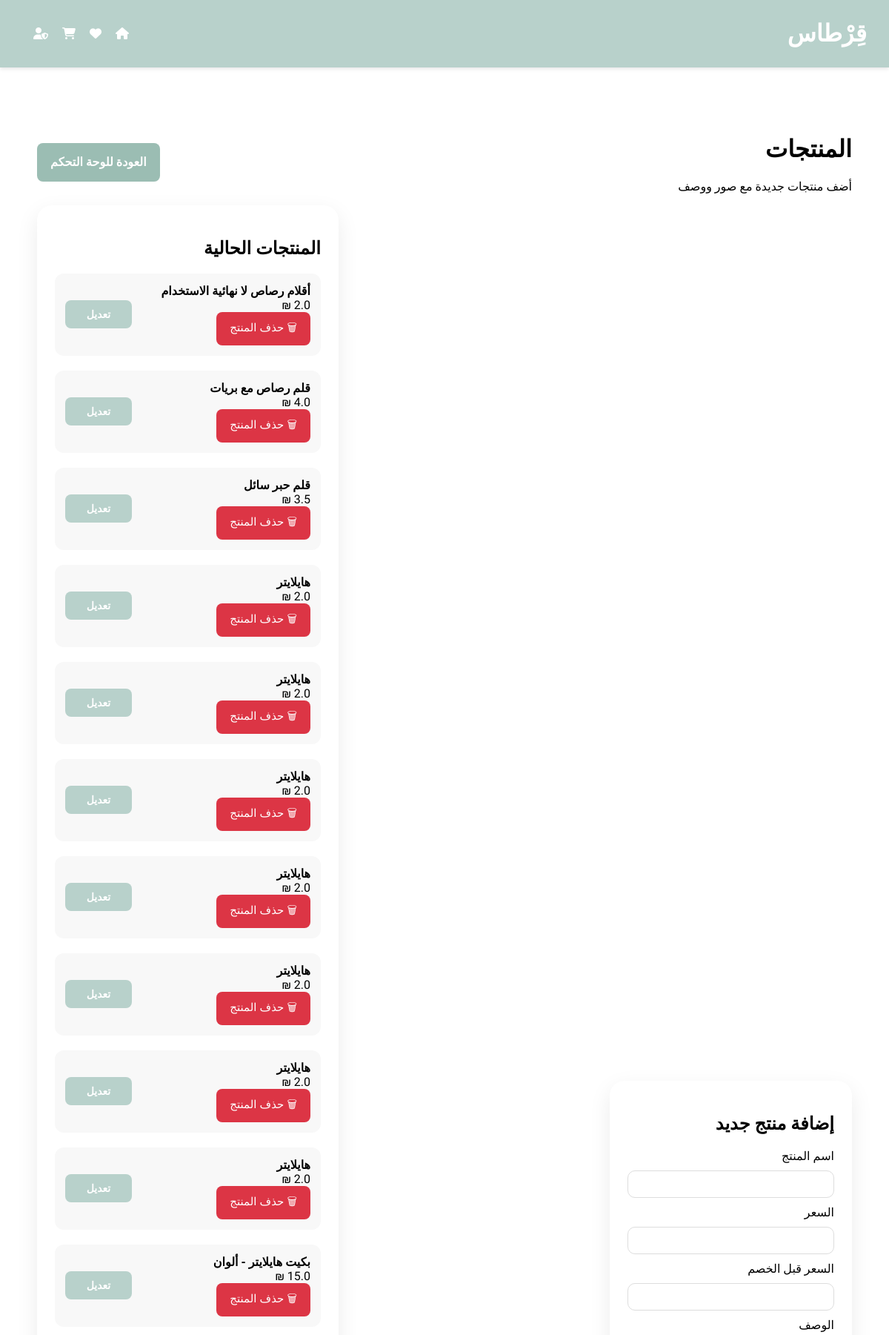
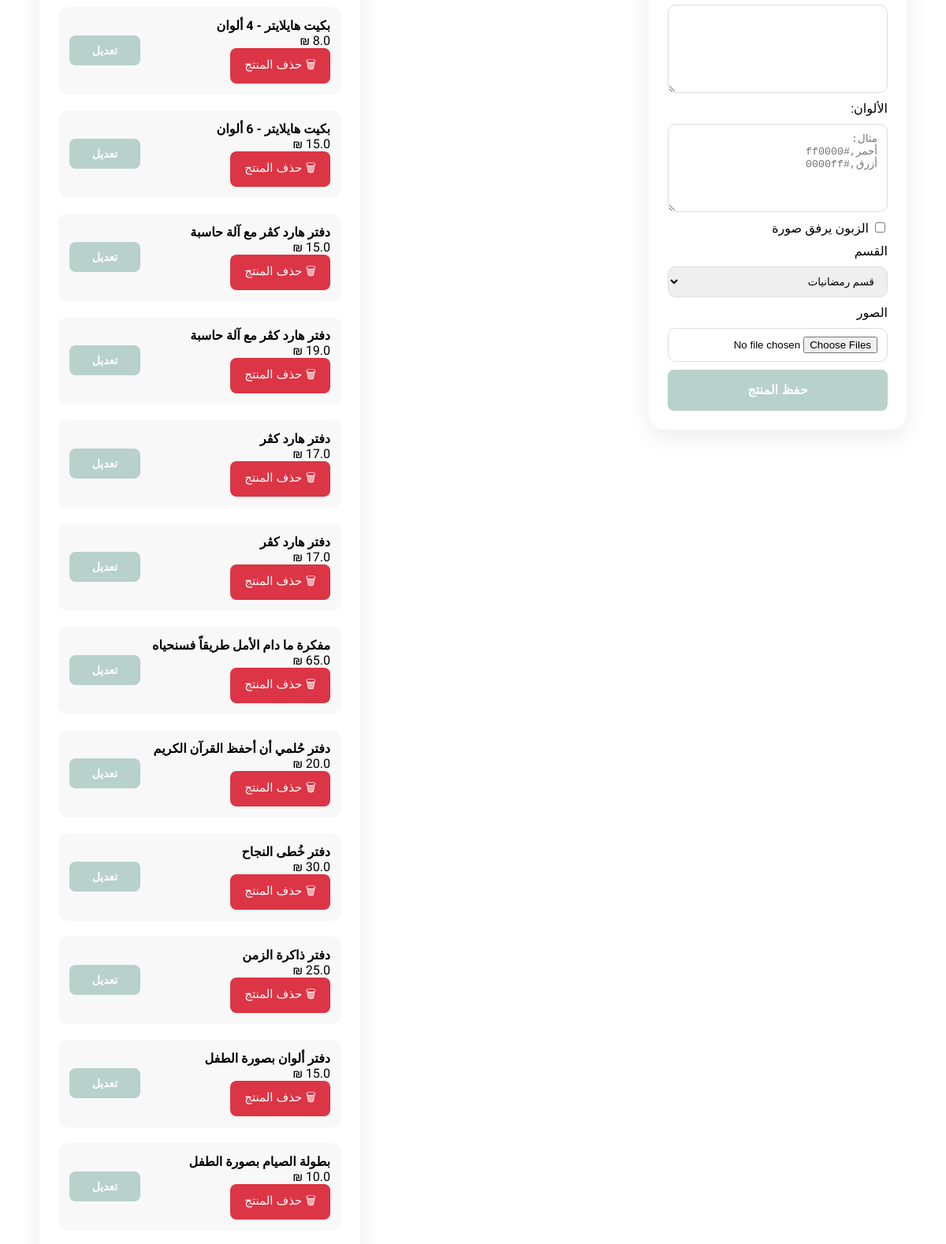
Screenshot of /admin/products (signed in, upper part) with the database file from the repository (2 pictures, top to bottom).
### tables this page shows
CREATE TABLE products (
            product_id INTEGER PRIMARY KEY,
            name TEXT NOT NULL,
            price REAL NOT NULL,
            original_price REAL,
            description TEXT,
            category TEXT DEFAULT 'general',
            images TEXT,
            colors TEXT,
            status TEXT DEFAULT 'active'
        , requires_attachment INTEGER DEFAULT 0);

### app.py (the view, shortened to what this page needs)
@app.route('/admin/products', methods=['GET', 'POST'])
@login_required
def admin_products():
    conn = get_db()
    products = conn.execute('SELECT * FROM products ORDER BY product_id DESC').fetchall()
    conn.close()
    return render_template('admin_products.html', products=products)

### app.py (called while the page is built)
def get_db():
    conn = sqlite3.connect(app.config["DB_PATH"])
    conn.row_factory = sqlite3.Row
    return conn

def login_required(view_func):
    @wraps(view_func)
    def wrapped(*args, **kwargs):
        if not session.get('admin_logged_in'):
            return redirect(url_for('admin_login'))
        return view_func(*args, **kwargs)
    return wrapped

### templates/admin_products.html (shortened to what this page needs)
{% extends "base.html" %}
{% block content %}
<div class="admin-shell">
  <div class="admin-topbar">
    <div>
      <h1>المنتجات</h1>
      <p>أضف منتجات جديدة مع صور ووصف</p>
    </div>
    <a href="{{ url_for('admin_dashboard') }}" class="btn secondary">
      العودة للوحة التحكم
    </a>
  </div>
  <div class="admin-grid">
    <div class="admin-card">
      <h2>إضافة منتج جديد</h2>
      <form method="post" enctype="multipart/form-data" class="admin-form">
        <label>اسم المنتج</label>
        <input type="text" name="name" required>
        <label>السعر</label>
        <input type="number" step="0.01" name="price" required>
        <label>السعر قبل الخصم</label>
        <input type="number" step="0.01" name="original_price">
        <label>الوصف</label>
        <textarea name="description"></textarea>
        <label>الألوان:</label>
        <textarea name="colors" rows="4"
        placeholder="مثال:
أحمر,#ff0000
أزرق,#0000ff"></textarea>
        <label>
          <input type="checkbox" name="requires_attachment">
          الزبون يرفق صورة
        </label>
        <label>القسم</label>
        <select name="category">
          <option value="section1">قسم رمضانيات</option>
        </select>
        <label>الصور</label>
        <input type="file" name="images" multiple>
        <button type="submit" class="btn buy">
          حفظ المنتج
        </button>
      </form>
    </div>
    <div class="admin-card">
      <h2>المنتجات الحالية</h2>
      <div class="product-list">
        {% for product in products %}
        <div class="product-item">
          <div class="product-info">
            <strong>
              {{ product['name'] }}
            </strong>
            <br>
            <span>
              {{ product['price'] }} ₪
            </span>
            <form
            action="{{ url_for('delete_product', product_id=product['product_id']) }}"
            method="POST"
            onsubmit="return confirm('هل تريد حذف هذا المنتج؟');">
              <button type="submit" class="delete-btn">
                🗑 حذف المنتج
              </button>
            </form>
          </div>
          <div class="product-actions">
            <a href="{{ url_for('edit_product', product_id=product['product_id']) }}"
               class="btn">
              تعديل
            </a>
          </div>
        </div>
        {% else %}
        <p>
          لا توجد منتجات حالياً.
        </p>
        {% endfor %}
      </div>
    </div>
  </div>
</div>
{% endblock %}

### static/css/style.css (style rules this page uses)
body { margin: 0; font-family: 'Tajawal', sans-serif; background-color: #fff; }
.admin-shell { max-width: 1100px; margin: 40px auto; padding: 20px; }
.admin-card, .admin-panel, .stat-card { background: #fff; border-radius: 20px; box-shadow: 0 10px 30px rgba(0,0,0,0.08); padding: 24px; margin-bottom: 20px; }
.admin-topbar, .admin-actions, .admin-stats, .admin-grid { display: flex; justify-content: space-between; gap: 16px; flex-wrap: wrap; align-items: center; }
.admin-form { display: flex; flex-direction: column; gap: 10px; }
.admin-form input, .admin-form textarea, .admin-form select { padding: 10px 12px; border: 1px solid #ddd; border-radius: 10px; }
.admin-form textarea { min-height: 90px; }
.product-list { display: flex; flex-direction: column; gap: 10px; }
.product-item { display: flex; justify-content: space-between; align-items: center; padding: 10px 12px; border-radius: 10px; background: #f8f8f8; }
body { background: #ffffff; direction: rtl; font-family: 'Tajawal', sans-serif; }
.btn { display: inline-flex; align-items: center; justify-content: center; gap: 10px; padding: 0 18px; text-decoration: none; border-radius: 8px; background: #b8d1cb; color: #fff; border: none; font-weight: 600; transition: transform 0.2s ease, box-shadow 0.2s ease; }
.btn.buy, .btn.secondary { padding: 0 18px; font-size: 1rem; height: 52px; }
.btn.secondary { background: #9bbdb3; color: #fff; }
.btn, .btn.total { transition: transform 0.2s ease, box-shadow 0.2s ease, background 0.2s ease; }
.product-info { text-align: right; }
.product-item { display: flex; justify-content: space-between; align-items: center; gap: 15px; padding: 14px; border-radius: 12px; background: #f8f8f8; margin-bottom: 10px; }
.product-actions { display: flex; gap: 8px; }
.product-actions .btn { width: 90px; height: 38px; padding: 0; font-size: 14px; }
.delete-btn { background:#dc3545; color:white; border:none; padding:10px 18px; border-radius:8px; cursor:pointer; font-size:15px; }
html, body { height: 100%; margin: 0; }
body { display: flex; flex-direction: column; min-height: 100vh; }

### rows the page displays
products: name "أقلام رصاص لا نهائية الاستخدام"
products: name "قلم رصاص مع بريات", price "4.0"
products: name "قلم حبر سائل", price "3.5"
products: name "هايلايتر"
products: name "هايلايتر"
products: name "هايلايتر"
products: name "هايلايتر"
products: name "هايلايتر"
products: name "هايلايتر"
products: name "هايلايتر"
products: name "بكيت هايلايتر - ألوان"
products: name "بكيت هايلايتر - 4 ألوان"
products: name "بكيت هايلايتر - 6 ألوان"
products: name "دفتر هارد كڤر مع آلة حاسبة"
products: name "دفتر هارد كڤر مع آلة حاسبة"
products: name "دفتر هارد كڤر"
products: name "دفتر هارد كڤر"
products: name "مفكرة ما دام الأمل طريقاً فسنحياه", price "65.0"
products: name "دفتر حُلمي أن أحفظ القرآن الكريم"
products: name "دفتر خُطى النجاح"
products: name "دفتر ذاكرة الزمن"
products: name "دفتر ألوان بصورة الطفل"
products: name "بطولة الصيام بصورة الطفل"
